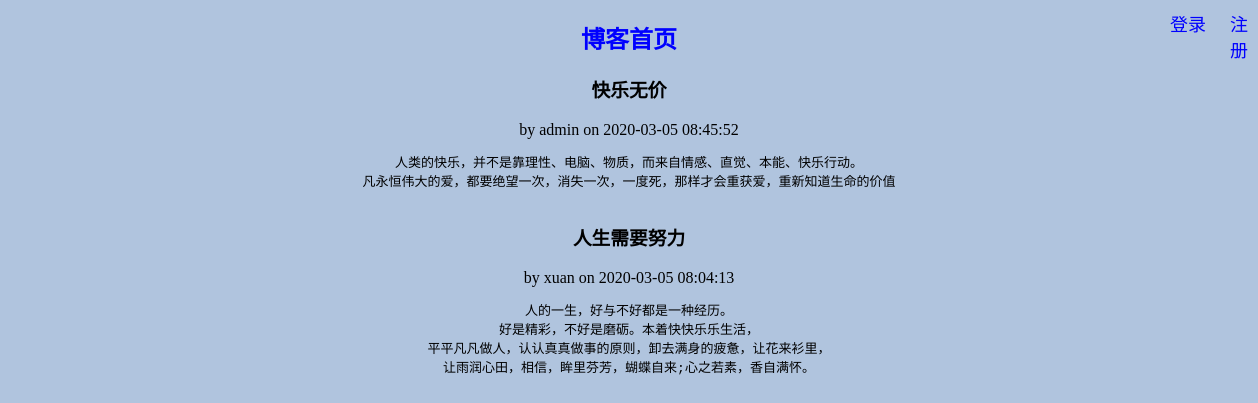
The page / on the database its author committed.
### tables this page shows
CREATE TABLE article (
  id INTEGER PRIMARY KEY AUTOINCREMENT,
  author_id INTEGER NOT NULL,
  created TIMESTAMP NOT NULL DEFAULT CURRENT_TIMESTAMP,
  title TEXT NOT NULL,
  body TEXT NOT NULL,
  FOREIGN KEY (author_id) REFERENCES user (id)
);

CREATE TABLE userinfo(
  id INTEGER PRIMARY KEY AUTOINCREMENT,
  username TEXT UNIQUE NOT NULL,
  password TEXT NOT NULL);

### artical.py (the view)
@artical_bp.route('/')
def articel_list():
    data_list = cursor.execute(
        'SELECT p.id, title, body, created, author_id, username'
        ' FROM article p JOIN userinfo u ON p.author_id = u.id'
        ' ORDER BY created DESC'
    ).fetchall()
    return render_template('article/article_list.html', result=data_list)

### auth.py (called while the page is built)
@auth_bp.before_app_request
def load_logged_in_user():
    user_id = session.get('user_id')
    if user_id is None:
        g.user = None
    else:
        g.user = cursor.execute(
            'SELECT * FROM userinfo WHERE id = ?', (user_id,)
        ).fetchone()

### excute_sql.py (called while the page is built)
def get_db():
    conn = sqlite3.connect('create.db', check_same_thread=False)
    def dict_factory(cursor, row):
        d = {}
        for idx, col in enumerate(cursor.description):
            d[col[0]] = row[idx]
        return d
    conn.row_factory = dict_factory
    cursor = conn.cursor()
    return conn, cursor

### templates/article/article_list.html (shortened to what this page needs)
<!DOCTYPE html>
<html lang="en">
<head>
</head>
<body>
 <center><h2>博客首页</h2></center>
  {% if g.user %}
    <a id='new' class="action" href="{{ url_for('artical.create_artical') }}">创建博客</a>
  <br>
      <a  id='out' class="action" href="{{ url_for('auth.logout') }}">注销</a>
    <select id="xuan" onchange="window.location=this.value;" style="border:1px;color:blue; width:90px;
          height:20px">
        <option><p id="user">用户名:&nbsp;{{g.user.username }}</p></option>
         <option value="{{ url_for('personal_artical.personal_artical_list', id=g.user['id']) }}">个人中心</option></select>
 {% else%}
         <a id="login" href="{{url_for('auth.login')}}">登录</a>
       <a id="register" href="{{url_for('auth.register')}}">注册</a>
  {% endif %}
 {% for artical in result %}
    <article class="post">
      <header>
        <div>
            <center id ='ar'><h3>{{ artical['title'] }}</h3></center>
         <center><div class="about">by {{ artical['username'] }} on {{ artical['created'] }}</div></center>
        </div>
      </header>
      <center><pre class="body" id="cen">{{ artical['body'] }}</pre></center>
    </article>
  {% endfor %}
</body>
</html>

### templates/article/article_list.html (style rules this page uses)
body { background: #B0C4DE; }
a { text-decoration: none; font-size: 15px; }
#login { position: absolute; left: 1170px; top: 10px; font-family: sans-serif; font-size: 18px; color: blue; }
h2 { color: blue; }
#register { position: absolute; left: 1230px; top: 10px; font-family: sans-serif; font-size: 18px; color: blue; }
pre { white-space:pre-wrap; white-space:-moz-pre-wrap; white-space:-pre-wrap; white-space:-o-pre-wrap; word-wrap:break-word; }

### rows shown on the page
article: title "快乐无价", username "admin", created "2020-03-05 08:45:52", body "人类的快乐，并不是靠理性、电脑、物质，而来自情感、直觉、本能、快乐行动。 凡永恒伟大的爱，都要绝望一次，消失一次，一度死，那样才会重获爱，重新知道生命的价值"
article: title "人生需要努力", username "xuan", created "2020-03-05 08:04:13", body "人的一生，好与不好都是一种经历。 好是精彩，不好是磨砺。本着快快乐乐生活， 平平凡凡做人，认认真真做事的原则，卸去满身的疲惫，让花来衫里， 让雨润心田，相信，眸里芬芳，蝴蝶自来;心之若素，香自满怀。"
